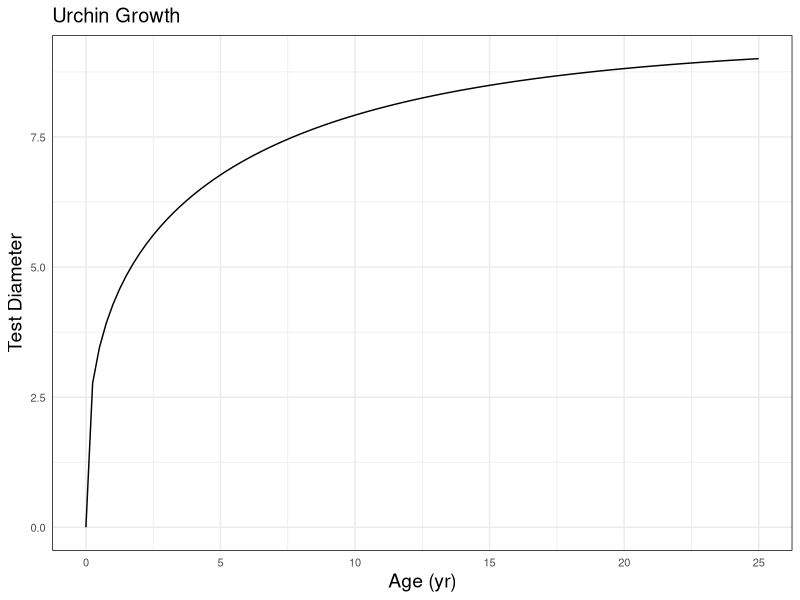
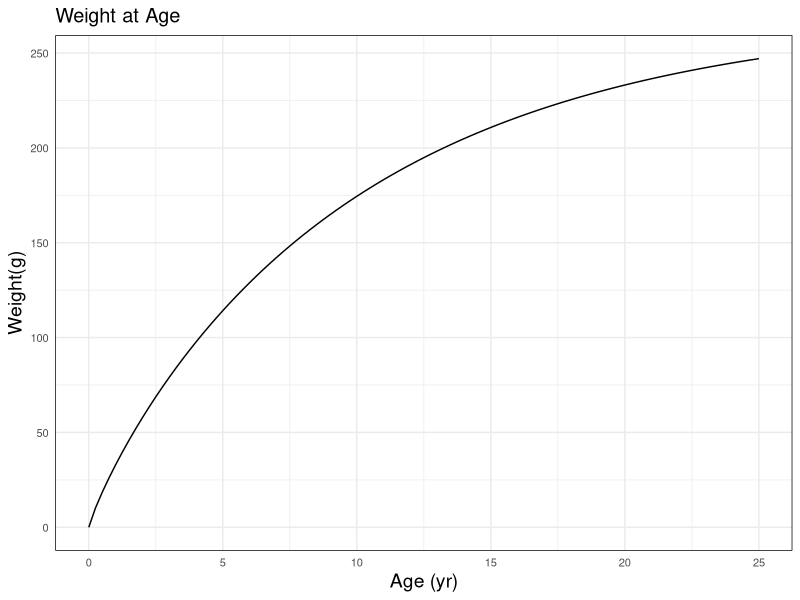
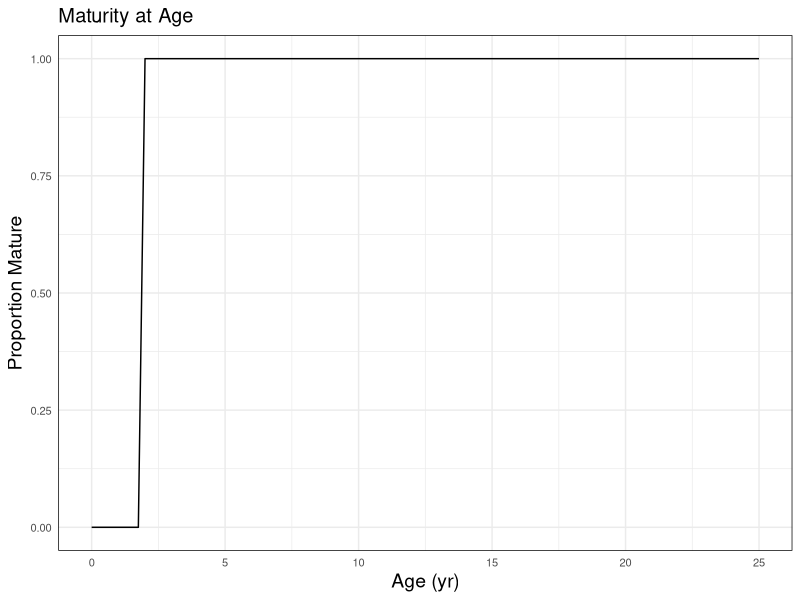
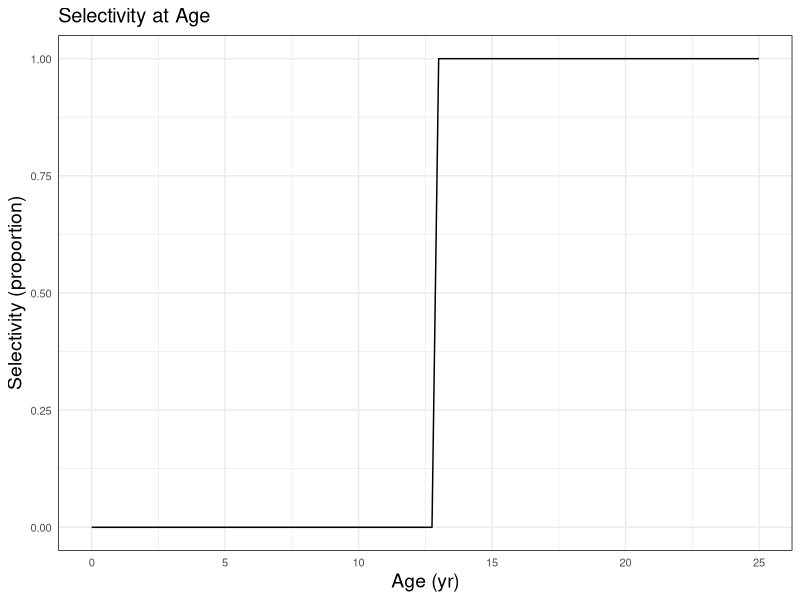
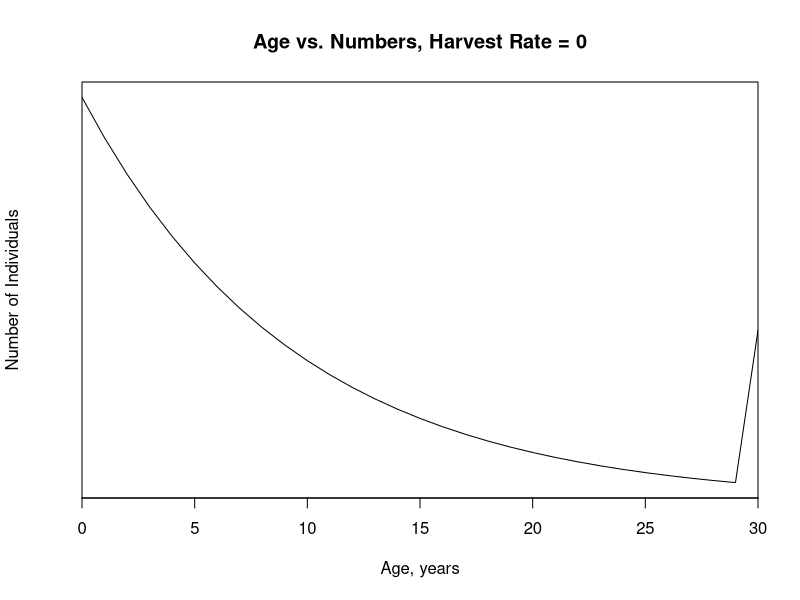
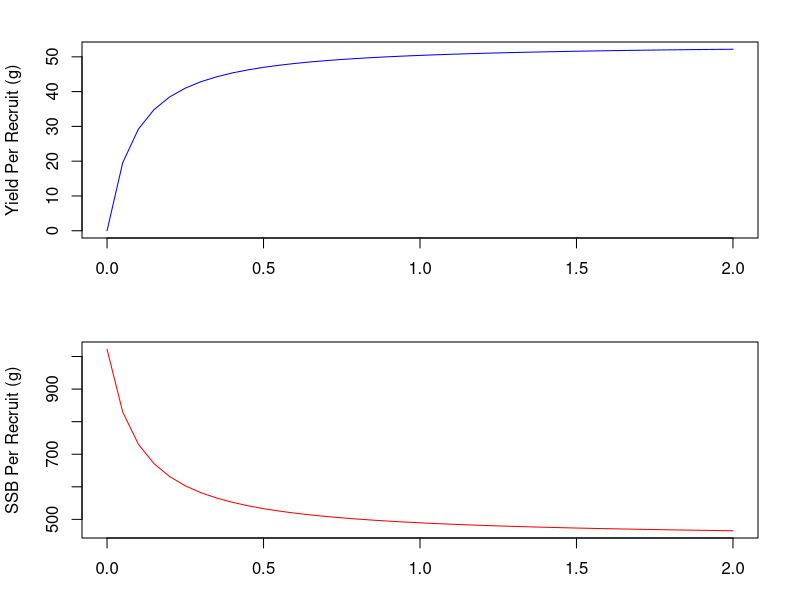
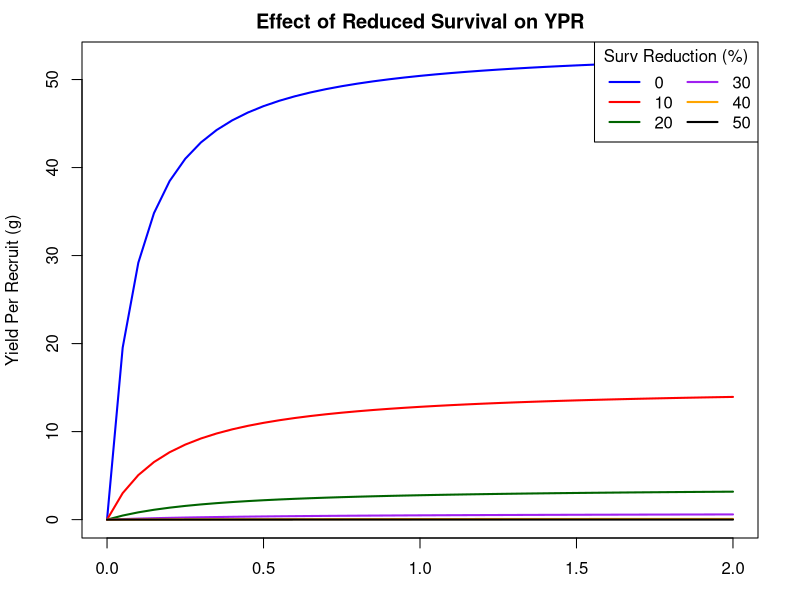
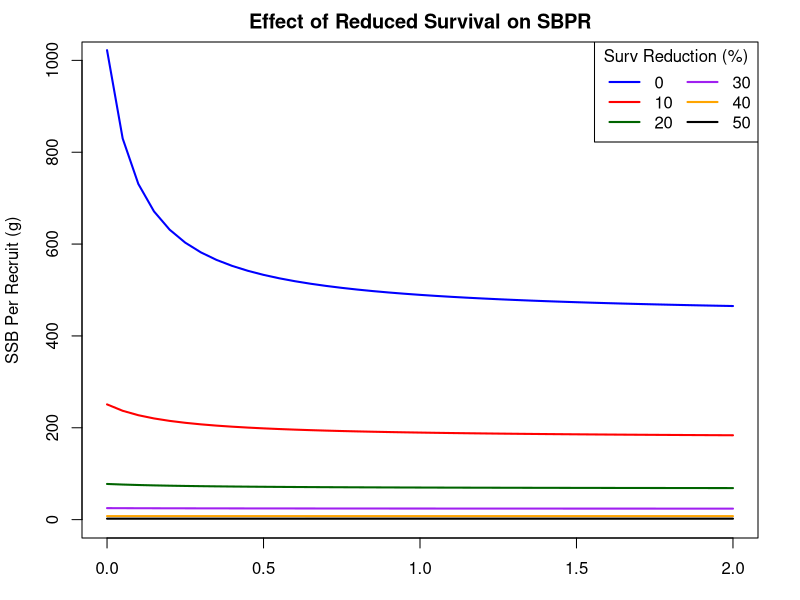

These figures' R source, in order:
## ---- chunk 1
knitr::opts_chunk$set(echo = TRUE)
library(tidyverse)
library(ggplot2)

# plot theme
plot_theme <-   theme_minimal()+
  theme(text=element_text(family="sans",size=12,color="black"),
        legend.text = element_text(size=14),
        axis.title=element_text(family="sans",size=14),
        axis.text=element_text(family="sans",size=8),
        strip.background = element_rect(colour="black"),
        panel.border = element_rect(color="black",fill=NA))

theme_set(plot_theme)
## ---- chunk 2
max.age <- 30 # max age class (number of age classes will be this plus 1 (for age 0)
ages <- 0:max.age # the age classes
surv <- 0.9 # natural survival of post-settlers
mort <- 1-surv # natural mortality of post-settlers


# Fishing parameters
fish <- 0 # as a default, harvest rate is zero
size.limit <- 8.3 #size limit in cm

# Richards growth parameters
Dinfinity <- 9.31 #L infinity, asymptotic length
growthrate <- 0.0926 #growth rate
shape <- -0.3208 #shape parameter
growth.params <- c(Dinfinity,growthrate,shape) # all params together

# Length at maturity
length_mat <- 5.1

# weight-at-size parameters, of the form a*L^b
dw.a <- 0.0012659
dw.b <- 2.7068
## ---- chunk 3
# Growth function
Dt <- function(Dinf, K, n=shape,age.vec) {Dinf*(1-exp(-K*age.vec))^(-n)}

# Plot of shape
growth <- data.frame(age=seq(0,25,by=0.25),Dt=Dt(Dinf=Dinfinity,K=growthrate,n=shape,
                                                 age.vec=seq(0,25,by=0.25)))

baseline <- growth

ggplot(baseline,aes(age,Dt))+
  geom_line()+
  labs(x="Age (yr)",y='Test Diameter',title='Urchin Growth')
## ---- chunk 4
n0 <- function(ninit,surv) {
  out <- numeric(length=max.age+1)
  out[1] <- ninit # initial population
  
  # every year, a certain proportion survive
  for(i in 1:(length(out)-2)) out[i+1] <- out[i]*surv 
  out[length(out)] <- surv/(1-surv)*out[length(out)-1] # plus group survival
  return(out)
}
n0(1,surv=surv)
## ---- chunk 5
weight.at.age <- function(g.params,age.vec,dw.a,dw.b) {
  # first, age to diameter
  diams <- Dt(Dinf=g.params[1],K=g.params[2],n=g.params[3],age.vec=age.vec)
  #then, weights-by-diameter. Campbell's values are for mm, so convert cm to mm as well
  w.vec <- dw.a*(diams*10)^(dw.b)
  return(w.vec)
}
# with our parameters:
w.vec <- weight.at.age(age.vec=ages,g.params=growth.params,dw.a=dw.a,dw.b=dw.b)

baseline <- baseline %>% mutate(weight=weight.at.age(age.vec=age,g.params=growth.params,dw.a,dw.b))

ggplot(baseline,aes(age,weight))+
  geom_line()+
  labs(x='Age (yr)',y='Weight(g)',title='Weight at Age')
## ---- chunk 6
calc_m <- function(g.params,length_mat,age.vec){
  diams <- Dt(Dinf=g.params[1],K=g.params[2],n=g.params[3],age.vec=age.vec)
  m.vec <- sapply(diams,function(x)ifelse(x>length_mat,1,0))
  return(m.vec)
}

#with our default values
m.vec <- calc_m(g.params=growth.params,length_mat=length_mat,age.vec=ages)

baseline <- baseline %>% mutate(maturity=calc_m(growth.params,length_mat,age))

ggplot(baseline,aes(age,maturity))+
  geom_line()+
  labs(x='Age (yr)',y='Proportion Mature',title='Maturity at Age')

## ---- chunk 7
sbpr <- function(w.vec,n.vec,m.vec) sum(w.vec*n.vec*m.vec)
ssb0 <- function(w.vec,n.vec,R,m.vec) sum(w.vec*n.vec*m.vec) * R 

# When R0 = 1
m.vec <- calc_m(g.params=growth.params,length_mat=length_mat,age.vec=ages)
unfished.sbpr <- sbpr(w.vec,n.vec=n0(ninit=1,surv=surv),m.vec=m.vec)
## ---- chunk 8
sel <- function(g.params,age.vec,size.limit) {
  diams <- Dt(Dinf=g.params[1],K=g.params[2],n=g.params[3],age.vec=age.vec)
  sel.vec <- sapply(diams,function(x) ifelse(x>size.limit,1,0))
  return(sel.vec)
}
q.vec <- sel(g.params=growth.params,age.vec=ages,size.limit = size.limit)

# Plot with default values

baseline <- baseline %>% mutate(selectivity=sel(growth.params,age,size.limit))

ggplot(baseline,aes(age,selectivity))+
  geom_line()+
  labs(x='Age (yr)',y='Selectivity (proportion)',title='Selectivity at Age')
## ---- chunk 9
pop.size <- function(R,fish, surv,g.params,age.vec,size.limit) {
  # First recalculate the selectivity vector
  q.vec <- sel(g.params=g.params,age.vec=age.vec,size.limit = size.limit)
  
  out <- numeric(length=max.age+1)
  out[1] <- R # initial population
  
  for(i in 1:(length(out)-2)) out[i+1] <- out[i]*surv*(1-q.vec[i]*fish)
  
  out[length(out)] <- surv*(1-q.vec[i]*fish)/(1-surv*(1-q.vec[i]*fish))*out[length(out)-1]
  
  return(out)
}

## with our parameters:
p.vec <- pop.size(R=100000,fish=fish,surv=surv,g.params=growth.params,
                   age.vec=ages,size.limit=size.limit)
plot(0:max.age,p.vec,main="Age vs. Numbers, Harvest Rate = 0",
     type='l',xlab='Age, years',ylab='Number of Individuals', yaxt="n",
     xaxs='i')
## ---- chunk 10
ypr <- function(fish,q.vec,w.vec,n.vec) {
  y.vec <- sum(w.vec*n.vec*q.vec*fish)
  return(sum(y.vec)) # total yield
}
## ---- chunk 11
calc_ypr_sbpr <- function(R=1,max.age=30,surv=0.9, Dinf=9.31,growthrate=0.0926,
                          shape=-0.3208,fert1=4.5,fert2=7, dw.a=0.0012659, 
                          dw.b=2.7068, length_mat=7, size.limit=8.3,fish) {
  # growth params
  growth.params <- c(Dinf,growthrate,shape)
  
  # age classes
  ages <- 0:max.age
  
  # Weight at age
  w.vec <- weight.at.age(age.vec=ages,g.params=growth.params,dw.a=dw.a,dw.b=dw.b)
  
  # Numbers at age
  n.vec <- pop.size(R=R,fish=fish,surv=surv,g.params=growth.params,
                    age.vec=ages,size.limit=size.limit)
  
  # Maturity at age
  m.vec <- calc_m(g.params=growth.params,length_mat=length_mat,age.vec=ages)
  
  # selectivity/vulnerability
  q.vec <- sel(g.params=growth.params,age.vec=ages,size.limit = size.limit)
  
  # Yield per recruit
  Y <- ypr(fish=fish,q.vec=q.vec,w.vec=w.vec,n.vec=n.vec)
  
  # SBPR
  SBPR <- sbpr(w.vec,n.vec,m.vec)
  
  return(c(Y,SBPR))
}
## ---- chunk 12
u <- seq(0,2,by=0.05)
def_curve <- data.frame(u=u,ypr=NA,sbpr=NA)
for(i in 1:nrow(def_curve)) {
  calc <- calc_ypr_sbpr(fish=u[i])
  def_curve[i,2:3] <- calc
}

# Plot the results
par(mfrow=c(2,1), mar=c(3, 4, 2, 2) + 0.1)

plot(def_curve$u,def_curve$ypr,type="l",col="blue",ylab="Yield Per Recruit (g)",
     xlab="Harvest Rate")
plot(def_curve$u,def_curve$sbpr,type="l",col="red",ylab="SSB Per Recruit (g)",
     xlab="Harvest Rate")
## ---- chunk 13
surv_reduction <- seq(1,0.5,by=-0.1) # What happens if survival is reduced by 0-50%?

surv.trials <- list()

# For each value of survival reduction, recalculate the yield curve
for(i in 1:length(surv_reduction)) {
  u <- seq(0,2,by=0.05)
  def_curve <- data.frame(u=u,ypr=NA,sbpr=NA)
  for(j in 1:nrow(def_curve)) {
    calc <- calc_ypr_sbpr(fish=u[j],surv = surv*surv_reduction[i])
    def_curve[j,2:3] <- calc
  }
  surv.trials[[i]] <- def_curve
}


## Plot the results 
par(mfrow=c(1,1))
cols <- c("blue","red","darkgreen","purple","orange","black")

plot(surv.trials[[1]]$u,surv.trials[[1]]$ypr,type="l",col=cols[1],
     ylab="Yield Per Recruit (g)",
     xlab="Harvest Rate",main="Effect of Reduced Survival on YPR",lwd=2)

for(i in 2:length(surv_reduction)) {
  lines(surv.trials[[i]]$u,surv.trials[[i]]$ypr,col=cols[i],lwd=2)
}

# Add a legend
legend("topright",legend=c("0","10","20","30","40","50"),col=cols,lwd=2,
       title="Surv Reduction (%)",ncol=2,bg="white")
## ---- chunk 14
par(mfrow=c(1,1))

plot(surv.trials[[1]]$u,surv.trials[[1]]$sbpr,type="l",col=cols[1],
     ylab="SSB Per Recruit (g)",
     xlab="Harvest Rate",
     main="Effect of Reduced Survival on SBPR",lwd=2,ylim=c(0,1000))

for(i in 2:length(surv_reduction)) {
  lines(surv.trials[[i]]$u,surv.trials[[i]]$sbpr,col=cols[i],lwd=2)
}

# Add a legend
legend("topright",legend=c("0","10","20","30","40","50"),col=cols,lwd=2,
       title="Surv Reduction (%)",ncol=2)
## ---- chunk 15
growth_change<- seq(1.3,0.7,by=-0.1) # What happens if survival is reduced by 0-50%?

growth.trials <- list()

# For each value of survival reduction, recalculate the yield curve
for(i in 1:length(growth_change)) {
  u <- seq(0,2,by=0.05)
  def_curve <- data.frame(u=u,ypr=NA,sbpr=NA)
  for(j in 1:nrow(def_curve)) {
    calc <- calc_ypr_sbpr(fish=u[j],growthrate=growthrate*growth_change[i])
    def_curve[j,2:3] <- calc
  }
  growth.trials[[i]] <- def_curve
}


## Plot the results 
par(mfrow=c(1,1))
cols <- c("blue","red","darkgreen","purple","orange","yellow","black")

plot(surv.trials[[1]]$u,growth.trials[[1]]$ypr,type="l",col=cols[1],
     ylab="Yield Per Recruit (g)",
     xlab="Harvest Rate",
     main="Effect of Changed Growth Rate on YPR",lwd=2)

for(i in 2:length(growth_change)) {
  lines(growth.trials[[i]]$u,growth.trials[[i]]$ypr,col=cols[i],lwd=2)
}

# Add a legend
legend("topright",legend=c("30","20","10","0","-10","-20","-30"),col=cols,lwd=2,
       title="Change in Growth (%)",ncol=2,bg="white")
